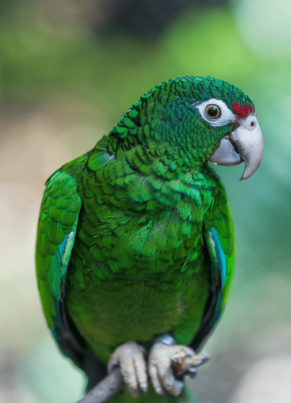
#> input picture parrot.png, 291 x 403 px
$ jupyter execute Untitled1.ipynb
#> lines starting #> are read from the running program, lines starting #| are printed output that depends on the picture; after the words box and inside, x2 and y2 are one past the last pixel; in counts of white or black regions, pixels touching at a corner belong together
[cell 1]
import cv2 as cv
import numpy as np #for array of pixels
import matplotlib.pyplot as plt #for using the image display, axis control..

[cell 2]
img = cv.imread('parrot.png')
#> img is the input picture: shape (403, 291, 3); mean B, G, R 92.9, 128.6, 92.4
if img is None:
    print("Error or the image is not found")
else:
    img = cv.resize(img, (500,600))
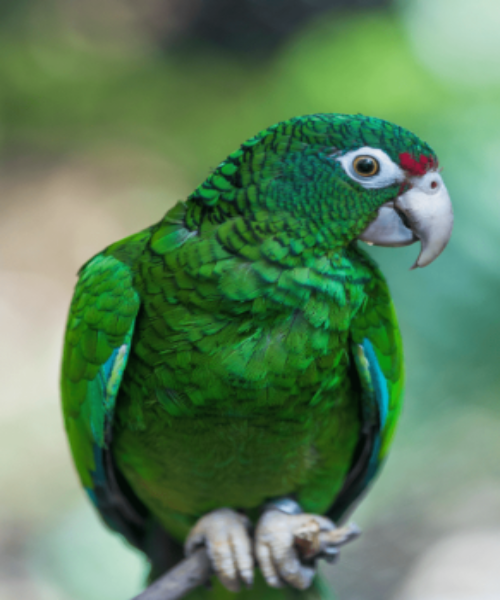
#> img: shape (600, 500, 3); mean B, G, R 92.8, 128.5, 92.3
    img_color = cv.cvtColor(img, cv.COLOR_BGR2RGB) #opencv loads images in BGR format and matplotlib expects images in RGB format
    #to avoid color mistakes we are converting
    plt.imshow(img_color)
    plt.axis('off')
    plt.title("Original")
    plt.show()

[cell 3]
gray_colour = cv.cvtColor(img, cv.COLOR_BGR2GRAY) #converting the colour format from the bgr to gray
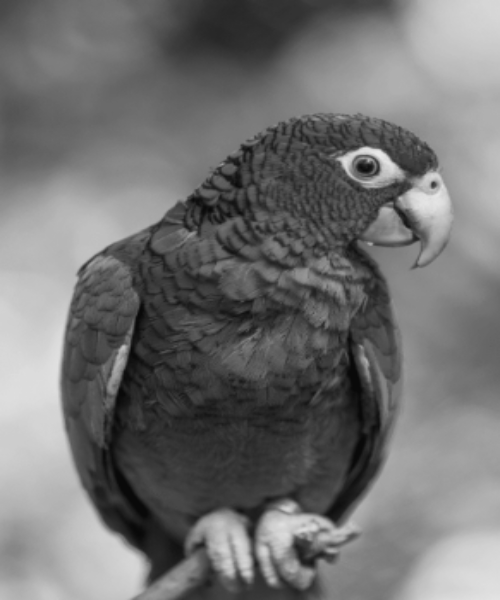
#> gray_colour: shape (600, 500); min 9, max 233, mean 113.6
gray_img = cv.medianBlur(gray_colour, 5) #applying the median blurness and the size is 5*5

plt.imshow(gray_img, cmap='gray') #telling the matplotlib to apply the gray color to the image
plt.axis('off')
plt.title("Gray and median blur image")
plt.show()

[cell 4]
edge_img = cv.adaptiveThreshold(gray_img, 255, cv.ADAPTIVE_THRESH_MEAN_C, cv.THRESH_BINARY, 9, 9) #to convert the grey image to black and white based on the small areas
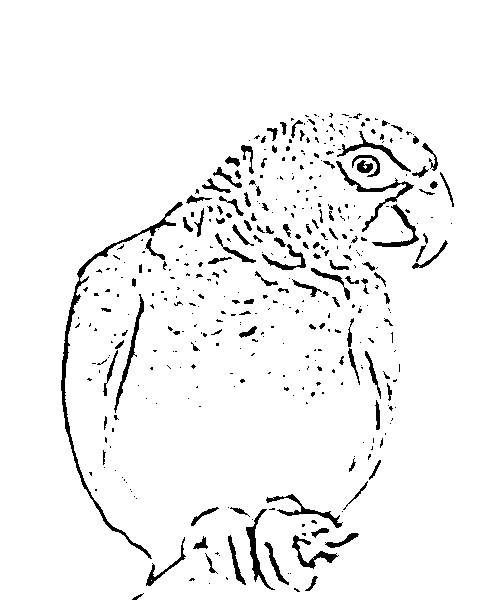
#> edge_img: shape (600, 500); 95.4% white; 412 black regions (289 under 20 px), largest, box (x1, y1, x2, y2) and area: (61, 202, 183, 559) 1645, (336, 161, 414, 232) 591, (246, 509, 275, 590) 474
#255 is the max value for white
plt.imshow(edge_img, cmap="gray")
plt.axis('off')
plt.title("Edges")
plt.show()

[cell 5]
color_image = cv.bilateralFilter(img, d=9, sigmaColor=250, sigmaSpace=250)

plt.imshow(cv.cvtColor(color_image, cv.COLOR_BGR2RGB))
plt.axis('off')
plt.title("bilateral")
plt.show()

[cell 6]
cartoon_img = cv.bitwise_and(color_image, color_image, mask=edge_img)
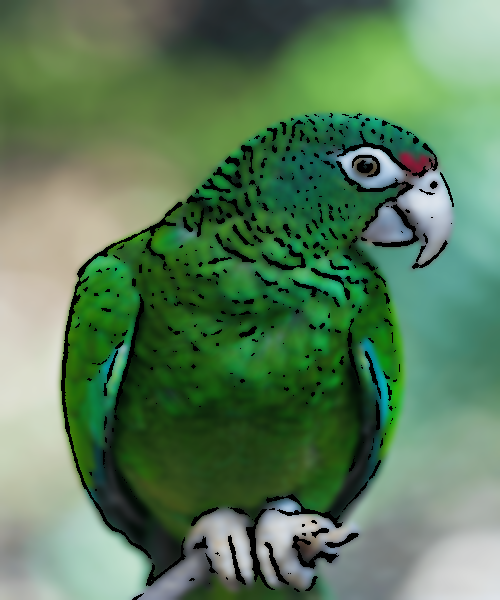
#> cartoon_img: shape (600, 500, 3); mean B, G, R 90, 124.5, 90.1
plt.imshow(cv.cvtColor(cartoon_img, cv.COLOR_BGR2RGB))
plt.axis('off')
plt.title("cartoon")
plt.show()
